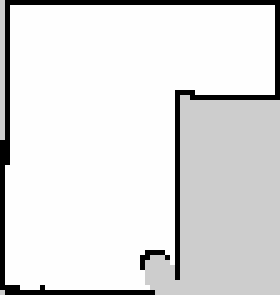
%> input picture matlab_simulation/coppeliasim_simple.pgm, 56 x 59 px (shown 5 times larger)
$ octave inflate_map.m   (GNU Octave 9; MATLAB toolbox functions it lacks are replaced by stand-ins)
%> lines starting %> are read from the running program, lines starting %| are printed output that depends on the picture; in (x1, y1, x2, y2) boxes, pixels count from 0 and x2, y2 are one past the last pixel; in counts of white or black regions, pixels touching at a corner belong together; the program's own positions count from 1
image = imread('coppeliasim_simple.pgm');
%> image is the input picture: size 59x56 uint8; min 0, max 254, mean 223.1
size_image = size(image)
%> size_image = [59 56]

for i = 1:size_image(1)
   for j = 1:size_image(2)
      if(image(i,j) < 250)
          image(i,j) = 0;
      end
   end

end
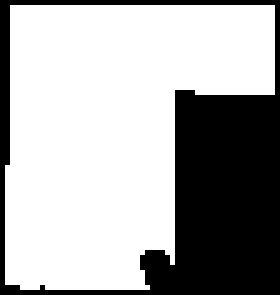
%> image: size 59x56 uint8 (shown 5 times larger); values 0 (black) and 254 (white), 66.9% white; 1 black region, box (x1, y1, x2, y2) and area: (0, 0, 56, 59) 1092

%inflate
image_copy = image;
resolution = 0.05;
radius = 0.15;
to_inflate = radius/resolution;
for i = 1:size_image(1)
   for j = 1:size_image(2)
      if(image_copy(i,j) < 250)
          for k = 1:to_inflate
              for d = 1:to_inflate
                  if(i-k > 0 & j-d > 0)
                    image(i-k,j-d) = 0;
                  end
                  if(i-k > 0 & j+d < size_image(2))
                    image(i-k,j+d) = 0;
                  end
                  if(i+k < size_image(1) & j-d > 0)
                    image(i+k,j-d) = 0;
                  end
                  if(i+k < size_image(1) & j+d < size_image(2))
                    image(i+k,j+d) = 0;
                  end
              end
          end
      end
   end

end
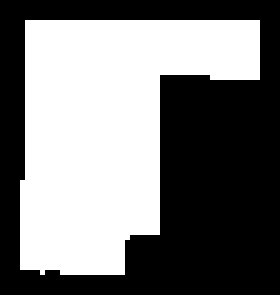
%> image: size 59x56 uint8 (shown 5 times larger); values 0 (black) and 254 (white), 47.3% white; 1 white region, box (x1, y1, x2, y2) and area: (4, 4, 52, 55) 1564

imwrite(image,'coppeliasim_simple_inflated.pgm','pgm')
